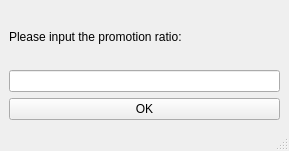
<?xml version="1.0" encoding="UTF-8"?>
<ui version="4.0">
 <class>pay_promote</class>
 <widget class="QMainWindow" name="pay_promote">
  <property name="geometry">
   <rect>
    <x>0</x>
    <y>0</y>
    <width>289</width>
    <height>151</height>
   </rect>
  </property>
  <property name="windowTitle">
   <string>MainWindow</string>
  </property>
  <widget class="QWidget" name="centralwidget">
   <layout class="QVBoxLayout" name="verticalLayout">
    <item>
     <widget class="QLabel" name="label">
      <property name="text">
       <string>Please input the promotion ratio:</string>
      </property>
     </widget>
    </item>
    <item>
     <widget class="QLineEdit" name="lineEdit_promote_input"/>
    </item>
    <item>
     <widget class="QPushButton" name="promoteOk_button">
      <property name="text">
       <string>OK</string>
      </property>
     </widget>
    </item>
   </layout>
  </widget>
  <widget class="QMenuBar" name="menubar">
   <property name="geometry">
    <rect>
     <x>0</x>
     <y>0</y>
     <width>289</width>
     <height>26</height>
    </rect>
   </property>
  </widget>
  <widget class="QStatusBar" name="statusbar"/>
 </widget>
 <resources/>
 <connections/>
</ui>
